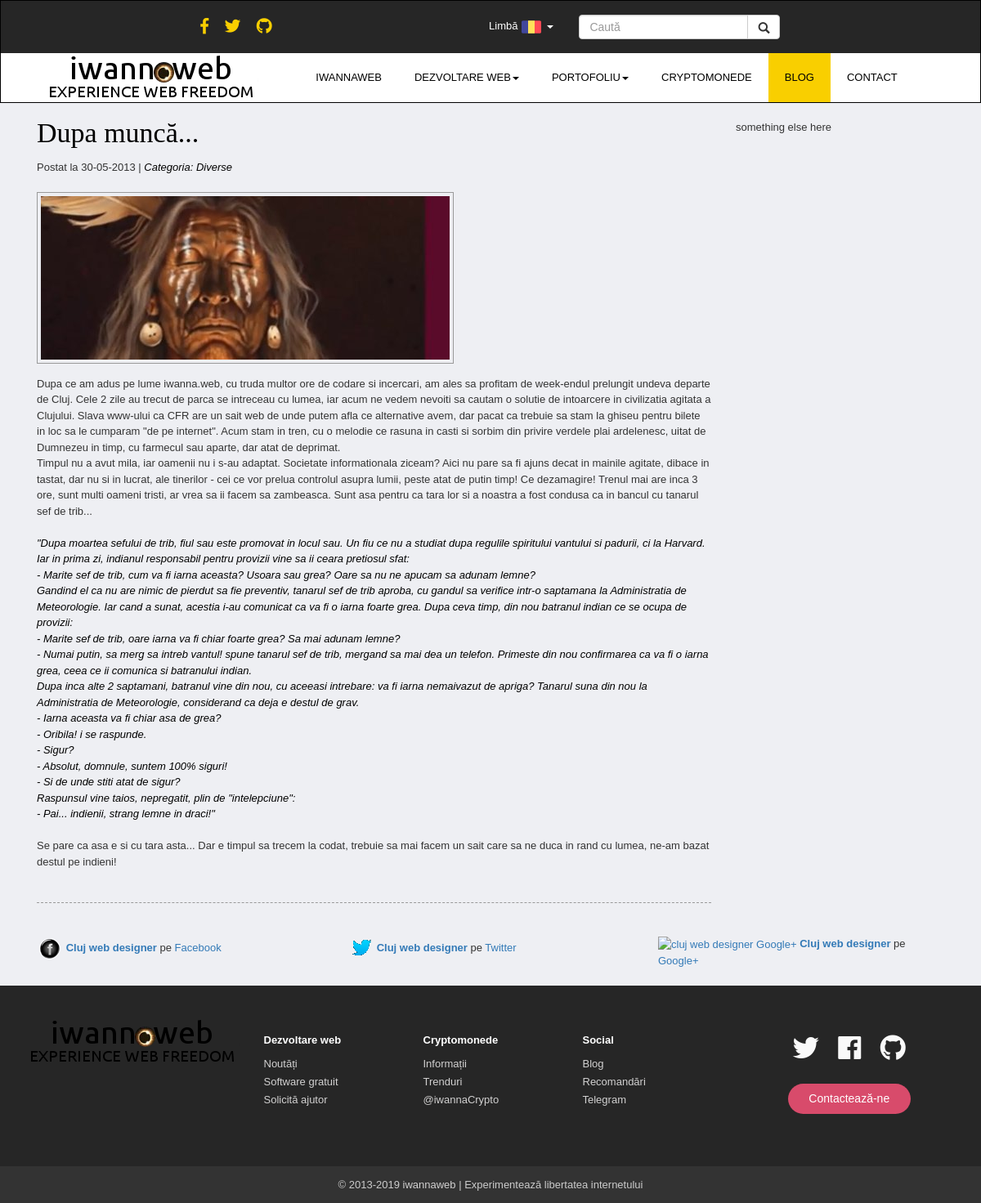
/blog/index.php, run on the app's committed database.
### tables this page shows
CREATE TABLE `posts` (
  `id` int(11) NOT NULL AUTO_INCREMENT PRIMARY KEY,
  `author_id` int(11) DEFAULT NULL,
  `language` enum("ro", "en", "fr"),
  `title` varchar(255) NOT NULL,
  `slug` varchar(255) NOT NULL UNIQUE,
  `image` varchar(255) NOT NULL,
  `body` text NOT NULL,
  `published` tinyint(1) NOT NULL,
  `created` timestamp NOT NULL DEFAULT CURRENT_TIMESTAMP
);

### assets/phpres/blog.functions.php (called while the page is built)
<?php
function getPublishedPosts($conn) {
    global $conn;
	$sql = "SELECT * FROM posts WHERE published=true";
	$result = mysqli_query($conn, $sql);
	$posts = mysqli_fetch_all($result, MYSQLI_ASSOC);
	return $posts;
}
?>

### blog/index.php (the view, shortened to what this page needs)
<?php
  $language = isset($_GET["lang"]) ? ($_GET["lang"] == "en" ? "en" : ($_GET["lang"] == "fr" ? "fr" : "ro")) : "ro";
  require_once(dirname(dirname(__FILE__)) . '/assets/phpres/elements.php');
  require_once(dirname(dirname(__FILE__)) . '/assets/phpres/blog.config.php');
  require_once(dirname(dirname(__FILE__)) . '/assets/phpres/blog.functions.php');
?>
<!DOCTYPE html>
<html lang=<?php echo $language?>>
<body>
    <div class="container">
      <div class="col-sm-9">
        <?php $posts = getPublishedPosts($conn)?>
        <div class="post_box">
          <h2><?php echo $posts[0]['title']?></h2>
          <div class="post_meta">
            <span class="cat">Postat la <?php echo date("d-m-Y", strtotime($posts[0]['created']))?> </span> | <em>Categoria: Diverse</em>
          </div>
          <img src="http://localhost/iwannaweb.ro/assets/img/blog/<?php echo $posts[0]['image']?>"  alt="webdesign in Cluj Napoca | blog securitate IT"/>
          <?php echo $posts[0]['body']?>
        </div>
      </div>
      <div class="col-sm-3">
        something else here
      </div>
    </div>
    <div class="container">
      <div class="col-sm-4">
        <a href="http://www.facebook.com/iwannaweb"><img src="assets/img/fb_32_32.png" alt="Cluj web designer" style="vertical-align:middle"/></a>
        <a href="http://www.iwannaweb.ro" target="_parent"><b>Cluj web designer</b></a> pe
        <a href="http://www.facebook.com/iwannaweb">Facebook</a>
      </div>
      <div class="col-sm-4">
        <a href="http://www.twitter.com/iwannaweb"><img src="assets/img/tw_32_32.png" alt="Cluj web designer" style="vertical-align:middle"/></a>
        <a href="http://www.iwannaweb.ro" target="_parent"><b>Cluj web designer</b></a> pe
        <a href="http://www.twitter.com/iwannaweb">Twitter</a>
      </div>
      <div class="col-sm-4">
        <a href="//plus.google.com/106919341084706153999?prsrc=3" rel="publisher" target="_top" style="text-decoration:none;vertical-align:middle">
          <img src="//ssl.gstatic.com/images/icons/gplus-16.png" alt="cluj web designer Google+" style="border:0;width:16px;height:16px;"/>
        </a>
        <a href="http://www.iwannaweb.ro" target="_parent"><b>Cluj web designer</b></a> pe
        <a href="https://plus.google.com/106919341084706153999">Google+</a>
      </div>
    </div>
    <div class="container">
      <div class="col-sm-4">
      </div>
    </div>
    <div class="cleaner h20"></div>
  </body>
</html>

### data on the page
posts: title "Dupa muncă...", created "30-05-2013", image (picture), body "Dupa ce am adus pe lume iwanna.web, cu truda multor ore de codare si incercari, am ales sa profitam de week-endul prelungit undeva departe de Cluj. Cele 2 zile au trecut de parca se intreceau cu lumea, iar acum ne vedem nevoiti sa cautam o solutie de intoarcere in civilizatia agitata a Clujului. Slava www-ului ca CFR are un sait web de unde putem afla ce alternative avem, dar pacat ca trebuie sa stam la ghiseu pentru bilete in loc sa le cumparam \"de pe internet\". Acum stam in tren, cu o melodie ce rasuna in casti si sorbim din privire verdele plai ardelenesc, uitat de Dumnezeu in timp, cu farmecul sau aparte, dar atat de deprimat. Timpul nu a avut mila, iar oamenii nu i s-au adaptat.…"

### other printed values
$txt["lang"] "Limbă"
$txt["home"] "IWANNAWEB"
$txt["webdev"] "DEZVOLTARE WEB"
$txt["portfolio"] "PORTOFOLIU"
$txt["crypto"] "CRYPTOMONEDE"
$txt["blog"] "BLOG"
$txt["contact"] "CONTACT"
$txt["f_webdev_small"] "Dezvoltare web"
$txt["f_news"] "Noutăți"
$txt["f_free_soft"] "Software gratuit"
$txt["f_ask_help"] "Solicită ajutor"
$txt["f_crypto_small"] "Cryptomonede"
$txt["f_info"] "Informații"
$txt["f_trends"] "Trenduri"
$txt["f_twitter_iwannacrypto"] "@iwannaCrypto"
